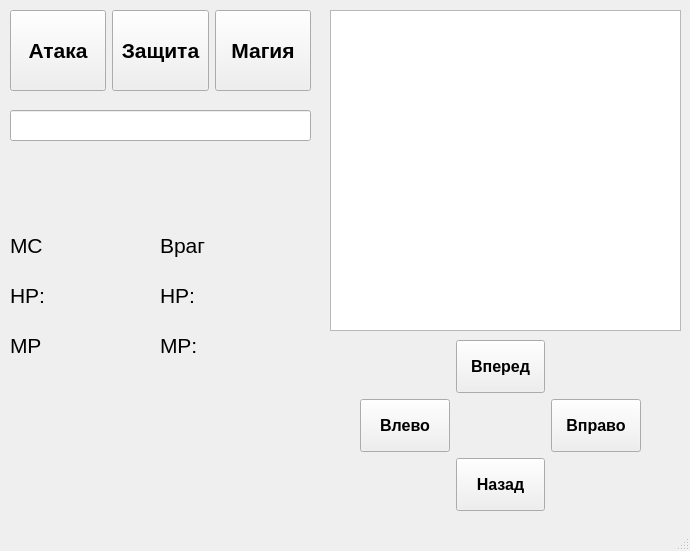
<?xml version="1.0" encoding="UTF-8"?>
<ui version="4.0">
 <class>MainWindow</class>
 <widget class="QMainWindow" name="MainWindow">
  <property name="geometry">
   <rect>
    <x>0</x>
    <y>0</y>
    <width>690</width>
    <height>551</height>
   </rect>
  </property>
  <property name="windowTitle">
   <string>Ролевая</string>
  </property>
  <widget class="QWidget" name="centralwidget">
   <widget class="QListWidget" name="log_game">
    <property name="geometry">
     <rect>
      <x>330</x>
      <y>10</y>
      <width>351</width>
      <height>321</height>
     </rect>
    </property>
   </widget>
   <widget class="QLabel" name="HP">
    <property name="geometry">
     <rect>
      <x>10</x>
      <y>270</y>
      <width>141</width>
      <height>51</height>
     </rect>
    </property>
    <property name="font">
     <font>
      <pointsize>16</pointsize>
     </font>
    </property>
    <property name="text">
     <string>HP:</string>
    </property>
   </widget>
   <widget class="QLabel" name="MP">
    <property name="geometry">
     <rect>
      <x>10</x>
      <y>320</y>
      <width>141</width>
      <height>51</height>
     </rect>
    </property>
    <property name="font">
     <font>
      <pointsize>16</pointsize>
     </font>
    </property>
    <property name="text">
     <string>MP</string>
    </property>
   </widget>
   <widget class="QLabel" name="Enemy_HP">
    <property name="geometry">
     <rect>
      <x>160</x>
      <y>270</y>
      <width>161</width>
      <height>51</height>
     </rect>
    </property>
    <property name="font">
     <font>
      <pointsize>16</pointsize>
     </font>
    </property>
    <property name="text">
     <string>HP:</string>
    </property>
   </widget>
   <widget class="QLabel" name="Enemy_MP">
    <property name="geometry">
     <rect>
      <x>160</x>
      <y>320</y>
      <width>161</width>
      <height>51</height>
     </rect>
    </property>
    <property name="font">
     <font>
      <pointsize>16</pointsize>
      <weight>50</weight>
      <bold>false</bold>
     </font>
    </property>
    <property name="text">
     <string>MP:</string>
    </property>
   </widget>
   <widget class="QLineEdit" name="input_text">
    <property name="geometry">
     <rect>
      <x>10</x>
      <y>110</y>
      <width>301</width>
      <height>31</height>
     </rect>
    </property>
   </widget>
   <widget class="QLabel" name="MC">
    <property name="geometry">
     <rect>
      <x>10</x>
      <y>220</y>
      <width>141</width>
      <height>51</height>
     </rect>
    </property>
    <property name="font">
     <font>
      <pointsize>16</pointsize>
     </font>
    </property>
    <property name="text">
     <string>MC</string>
    </property>
   </widget>
   <widget class="QLabel" name="Enemy">
    <property name="geometry">
     <rect>
      <x>160</x>
      <y>220</y>
      <width>161</width>
      <height>51</height>
     </rect>
    </property>
    <property name="font">
     <font>
      <pointsize>16</pointsize>
     </font>
    </property>
    <property name="text">
     <string>Враг</string>
    </property>
   </widget>
   <widget class="QWidget" name="gridLayoutWidget_2">
    <property name="geometry">
     <rect>
      <x>360</x>
      <y>340</y>
      <width>281</width>
      <height>171</height>
     </rect>
    </property>
    <layout class="QGridLayout" name="move">
     <item row="0" column="1">
      <widget class="QPushButton" name="btn_forward">
       <property name="sizePolicy">
        <sizepolicy hsizetype="Preferred" vsizetype="Preferred">
         <horstretch>0</horstretch>
         <verstretch>0</verstretch>
        </sizepolicy>
       </property>
       <property name="font">
        <font>
         <pointsize>12</pointsize>
         <weight>75</weight>
         <bold>true</bold>
        </font>
       </property>
       <property name="text">
        <string>Вперед</string>
       </property>
      </widget>
     </item>
     <item row="1" column="0">
      <widget class="QPushButton" name="btn_left">
       <property name="sizePolicy">
        <sizepolicy hsizetype="Preferred" vsizetype="Preferred">
         <horstretch>0</horstretch>
         <verstretch>0</verstretch>
        </sizepolicy>
       </property>
       <property name="font">
        <font>
         <pointsize>12</pointsize>
         <weight>75</weight>
         <bold>true</bold>
        </font>
       </property>
       <property name="text">
        <string>Влево</string>
       </property>
      </widget>
     </item>
     <item row="1" column="2">
      <widget class="QPushButton" name="btn_right">
       <property name="sizePolicy">
        <sizepolicy hsizetype="Preferred" vsizetype="Preferred">
         <horstretch>0</horstretch>
         <verstretch>0</verstretch>
        </sizepolicy>
       </property>
       <property name="font">
        <font>
         <pointsize>12</pointsize>
         <weight>75</weight>
         <bold>true</bold>
        </font>
       </property>
       <property name="text">
        <string>Вправо</string>
       </property>
      </widget>
     </item>
     <item row="2" column="1">
      <widget class="QPushButton" name="btn_back">
       <property name="sizePolicy">
        <sizepolicy hsizetype="Preferred" vsizetype="Preferred">
         <horstretch>0</horstretch>
         <verstretch>0</verstretch>
        </sizepolicy>
       </property>
       <property name="font">
        <font>
         <pointsize>12</pointsize>
         <weight>75</weight>
         <bold>true</bold>
        </font>
       </property>
       <property name="text">
        <string>Назад</string>
       </property>
      </widget>
     </item>
    </layout>
   </widget>
   <widget class="QWidget" name="horizontalLayoutWidget">
    <property name="geometry">
     <rect>
      <x>10</x>
      <y>10</y>
      <width>301</width>
      <height>81</height>
     </rect>
    </property>
    <layout class="QHBoxLayout" name="horizontalLayout">
     <item>
      <widget class="QPushButton" name="btn_attack">
       <property name="sizePolicy">
        <sizepolicy hsizetype="Preferred" vsizetype="Preferred">
         <horstretch>0</horstretch>
         <verstretch>0</verstretch>
        </sizepolicy>
       </property>
       <property name="font">
        <font>
         <pointsize>16</pointsize>
         <weight>75</weight>
         <bold>true</bold>
        </font>
       </property>
       <property name="text">
        <string>Атака</string>
       </property>
      </widget>
     </item>
     <item>
      <widget class="QPushButton" name="btn_guard">
       <property name="sizePolicy">
        <sizepolicy hsizetype="Preferred" vsizetype="Preferred">
         <horstretch>0</horstretch>
         <verstretch>0</verstretch>
        </sizepolicy>
       </property>
       <property name="font">
        <font>
         <pointsize>16</pointsize>
         <weight>75</weight>
         <bold>true</bold>
        </font>
       </property>
       <property name="text">
        <string>Защита</string>
       </property>
      </widget>
     </item>
     <item>
      <widget class="QPushButton" name="btn_magic">
       <property name="sizePolicy">
        <sizepolicy hsizetype="Preferred" vsizetype="Preferred">
         <horstretch>0</horstretch>
         <verstretch>0</verstretch>
        </sizepolicy>
       </property>
       <property name="font">
        <font>
         <pointsize>16</pointsize>
         <weight>75</weight>
         <bold>true</bold>
        </font>
       </property>
       <property name="text">
        <string>Магия</string>
       </property>
      </widget>
     </item>
    </layout>
   </widget>
   <widget class="QLabel" name="map">
    <property name="geometry">
     <rect>
      <x>16</x>
      <y>380</y>
      <width>161</width>
      <height>151</height>
     </rect>
    </property>
    <property name="text">
     <string/>
    </property>
   </widget>
  </widget>
  <widget class="QStatusBar" name="statusbar"/>
 </widget>
 <resources/>
 <connections/>
</ui>
